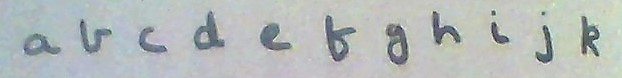
%> input picture alpha.jpg, 622 x 78 px
$ octave --eval "result = CursiveCroppedImage(imread('alpha.jpg'));"   (GNU Octave 9; MATLAB toolbox functions it lacks are replaced by stand-ins)
%> lines starting %> are read from the running program, lines starting %| are printed output that depends on the picture; in (x1, y1, x2, y2) boxes, pixels count from 0 and x2, y2 are one past the last pixel; in counts of white or black regions, pixels touching at a corner belong together; the program's own positions count from 1
function [letter,image] =  CursiveCroppedImage(image)

%image = imread('CursiveTestImage1.jpg');
%image = rgb2gray(image);
im = image;
%> im is the input picture: size 78x622x3 uint8; mean R, G, B 181.6, 187.2, 186.1
image = rgb2gray(image);
image = image<100;
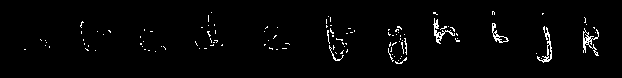
%> image: size 78x622 logical; 2.1% white in thin lines or dots, all inside (x1, y1, x2, y2) = (24, 11, 599, 64)
image = bwmorph(image,'thin',inf);
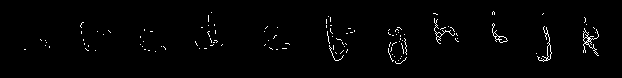
%> image: size 78x622 logical; 1.4% white in thin lines or dots, all inside (x1, y1, x2, y2) = (24, 11, 599, 64)
%figure
%imshow(image);


[ymax,xmax]= size(image);
%> ymax = 78; xmax = 622
xmin=1;
ymin=1;

%> (the run ends here)
